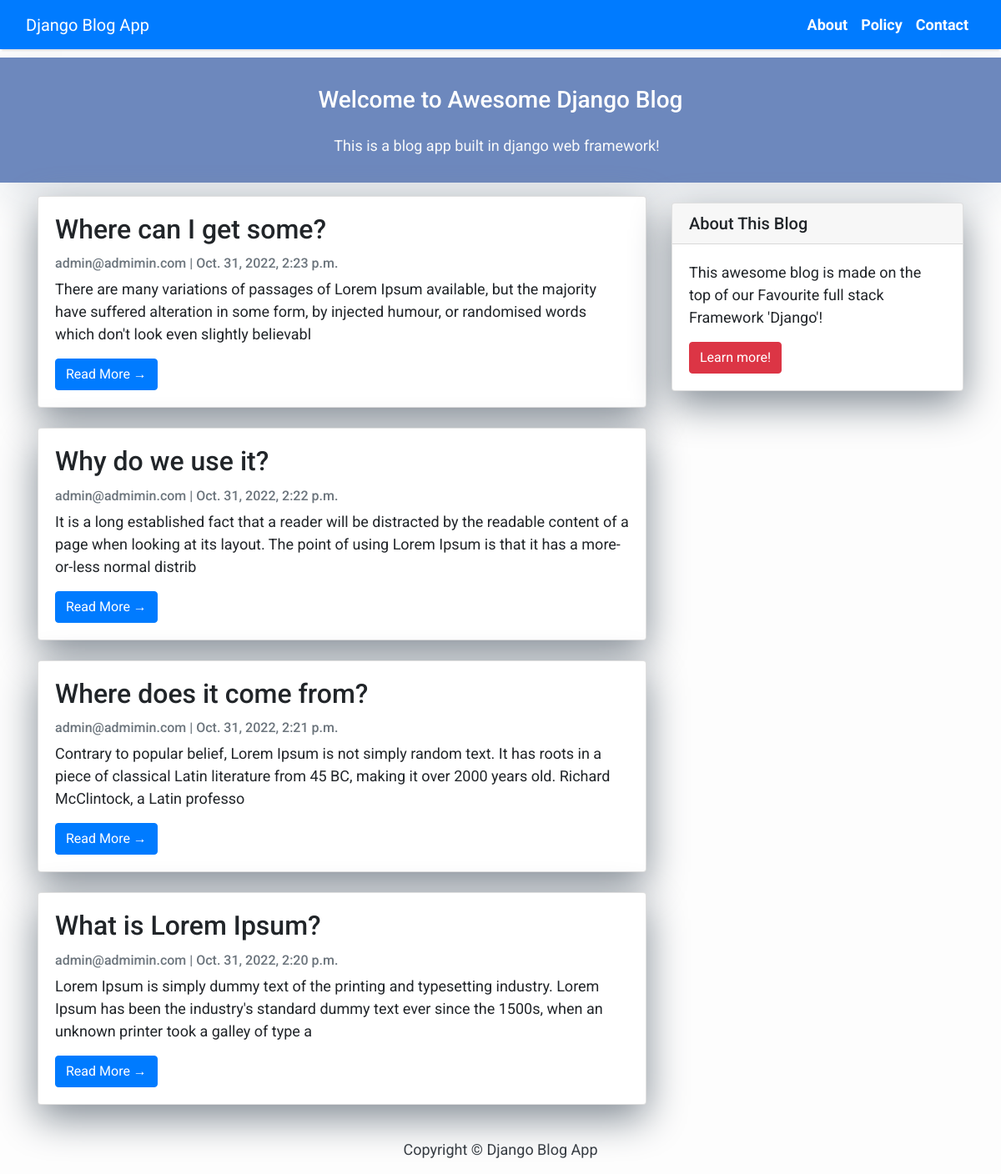
The page / on the database its author committed.
### blog/models.py (models this page shows, shortened)
class Post(models.Model):
    title = models.CharField(max_length=200, unique=True)
    slug = models.SlugField(max_length=200, unique=True)
    author = models.ForeignKey(User, on_delete= models.CASCADE,related_name='blog_posts')
    updated_on = models.DateTimeField(auto_now= True)
    content = models.TextField()
    created_on = models.DateTimeField(auto_now_add=True)
    status = models.IntegerField(choices=STATUS, default=0)
    class Meta:
      ordering = ['-created_on']

### blog/views.py (the view)
# urls.py: path('', views.PostList.as_view(), name='home'),
class PostList(generic.ListView):
    queryset = Post.objects.filter(status=1).order_by('-created_on')
    template_name = 'index.html'

### blog/templates/index.html (shortened to what this page needs)
{% extends "base.html" %}
{% block content %}
<header class="masthead">
    <div class="container">
        <div class="row">
            <div class=" col-md-8 col-md-10 mx-auto">
                <div class="site-heading text-center">
                    <h3 class=" site-heading my-4 mt-3 text-white"> Welcome to Awesome Django Blog </h3>
                    <p class="text-light">This is a blog app built in django web framework! &nbsp
                    </p>
                </div>
            </div>
        </div>
    </div>
</header>
<div class="container">
    <div class="row">
        <div class="col-md-8 mt-3 left">
            {% for post in post_list %}
            <div class="card mb-4">
                <div class="card-body">
                    <h2 class="card-title">{{ post.title }}</h2>
                    <p class="card-text text-muted h6">{{ post.author }} | {{ post.created_on}} </p>
                    <p class="card-text">{{post.content|slice:":200" }}</p>
                    <a href="{% url 'post_detail' post.slug  %}" class="btn btn-primary">Read More &rarr;</a>
                </div>
            </div>
            {% endfor %}
        </div>
        {% block sidebar %} {% include 'sidebar.html' %} {% endblock sidebar %}
    </div>
</div>
{%endblock%}

### blog/templates/base.html (style rules this page uses)
body { font-family: "Roboto", sans-serif; font-size: 17px; background-color: #fdfdfd; }
.masthead { background: #6d88bd; height: auto; padding-bottom: 15px; box-shadow: 0 16px 48px #E3E7EB; padding-top: 10px; margin-top: 10px; }

### blog/templates/index.html (style rules this page uses)
body { font-family: "Roboto", sans-serif; font-size: 18px; background-color: #fdfdfd; height: auto; }
.card { box-shadow: 0 16px 48px #E3E7EB; }

### blog/templates/sidebar.html (style rules this page uses)
.card { box-shadow: 0 16px 48px #818a93; }

### rows shown on the page
Post: title "Where can I get some?", author "admin@admimin.com", created_on "Oct. 31, 2022, 2:23 p.m.", content "There are many variations of passages of Lorem Ipsum available, but the majority have suffered alteration in some form, by injected humour, or randomised words which don't look even slightly believabl"
Post: title "Why do we use it?", author "admin@admimin.com", created_on "Oct. 31, 2022, 2:22 p.m.", content "It is a long established fact that a reader will be distracted by the readable content of a page when looking at its layout. The point of using Lorem Ipsum is that it has a more-or-less normal distrib"
Post: title "Where does it come from?", author "admin@admimin.com", created_on "Oct. 31, 2022, 2:21 p.m.", content "Contrary to popular belief, Lorem Ipsum is not simply random text. It has roots in a piece of classical Latin literature from 45 BC, making it over 2000 years old. Richard McClintock, a Latin professo"
Post: title "What is Lorem Ipsum?", author "admin@admimin.com", created_on "Oct. 31, 2022, 2:20 p.m.", content "Lorem Ipsum is simply dummy text of the printing and typesetting industry. Lorem Ipsum has been the industry's standard dummy text ever since the 1500s, when an unknown printer took a galley of type a"
